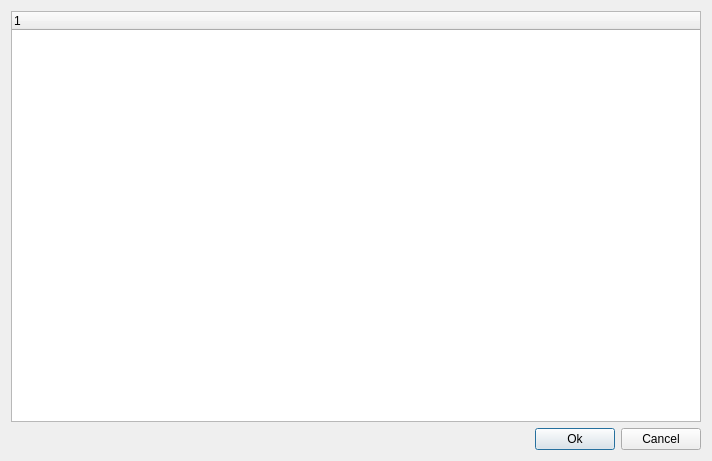
<ui version="4.0" >
 <class>ProjectTreeItemSelectorDialogBase</class>
 <widget class="QDialog" name="ProjectTreeItemSelectorDialogBase" >
  <property name="geometry" >
   <rect>
    <x>0</x>
    <y>0</y>
    <width>712</width>
    <height>461</height>
   </rect>
  </property>
  <property name="windowTitle" >
   <string>Select item</string>
  </property>
  <layout class="QVBoxLayout" name="verticalLayout" >
   <item>
    <widget class="QTreeWidget" name="treeWidget" >
     <column>
      <property name="text" >
       <string>1</string>
      </property>
     </column>
    </widget>
   </item>
   <item>
    <layout class="QHBoxLayout" name="horizontalLayout" >
     <item>
      <spacer name="horizontalSpacer" >
       <property name="orientation" >
        <enum>Qt::Horizontal</enum>
       </property>
       <property name="sizeHint" stdset="0" >
        <size>
         <width>40</width>
         <height>20</height>
        </size>
       </property>
      </spacer>
     </item>
     <item>
      <widget class="QPushButton" name="okButton" >
       <property name="text" >
        <string>Ok</string>
       </property>
       <property name="default" >
        <bool>true</bool>
       </property>
      </widget>
     </item>
     <item>
      <widget class="QPushButton" name="cancelButton" >
       <property name="text" >
        <string>Cancel</string>
       </property>
      </widget>
     </item>
    </layout>
   </item>
  </layout>
 </widget>
 <resources/>
 <connections>
  <connection>
   <sender>cancelButton</sender>
   <signal>clicked()</signal>
   <receiver>ProjectTreeItemSelectorDialogBase</receiver>
   <slot>reject()</slot>
   <hints>
    <hint type="sourcelabel" >
     <x>580</x>
     <y>438</y>
    </hint>
    <hint type="destinationlabel" >
     <x>355</x>
     <y>230</y>
    </hint>
   </hints>
  </connection>
  <connection>
   <sender>okButton</sender>
   <signal>clicked()</signal>
   <receiver>ProjectTreeItemSelectorDialogBase</receiver>
   <slot>accept()</slot>
   <hints>
    <hint type="sourcelabel" >
     <x>663</x>
     <y>438</y>
    </hint>
    <hint type="destinationlabel" >
     <x>355</x>
     <y>230</y>
    </hint>
   </hints>
  </connection>
 </connections>
</ui>
